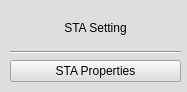
<?xml version="1.0" encoding="UTF-8"?>
<ui version="4.0">
 <class>Form</class>
 <widget class="QWidget" name="Form">
  <property name="geometry">
   <rect>
    <x>0</x>
    <y>0</y>
    <width>187</width>
    <height>92</height>
   </rect>
  </property>
  <property name="windowTitle">
   <string>STA Settings</string>
  </property>
  <property name="styleSheet">
   <string notr="true">background-color: rgb(222, 222, 222);</string>
  </property>
  <widget class="QWidget" name="verticalLayoutWidget">
   <property name="geometry">
    <rect>
     <x>10</x>
     <y>10</y>
     <width>171</width>
     <height>72</height>
    </rect>
   </property>
   <layout class="QVBoxLayout" name="verticalLayout">
    <item>
     <widget class="QLabel" name="label">
      <property name="sizePolicy">
       <sizepolicy hsizetype="Minimum" vsizetype="Minimum">
        <horstretch>0</horstretch>
        <verstretch>0</verstretch>
       </sizepolicy>
      </property>
      <property name="text">
       <string>STA Setting</string>
      </property>
      <property name="alignment">
       <set>Qt::AlignCenter</set>
      </property>
     </widget>
    </item>
    <item>
     <widget class="Line" name="line">
      <property name="orientation">
       <enum>Qt::Horizontal</enum>
      </property>
     </widget>
    </item>
    <item>
     <widget class="QPushButton" name="STA_PropertiesButton">
      <property name="text">
       <string>STA Properties</string>
      </property>
     </widget>
    </item>
   </layout>
  </widget>
 </widget>
 <resources/>
 <connections/>
</ui>
